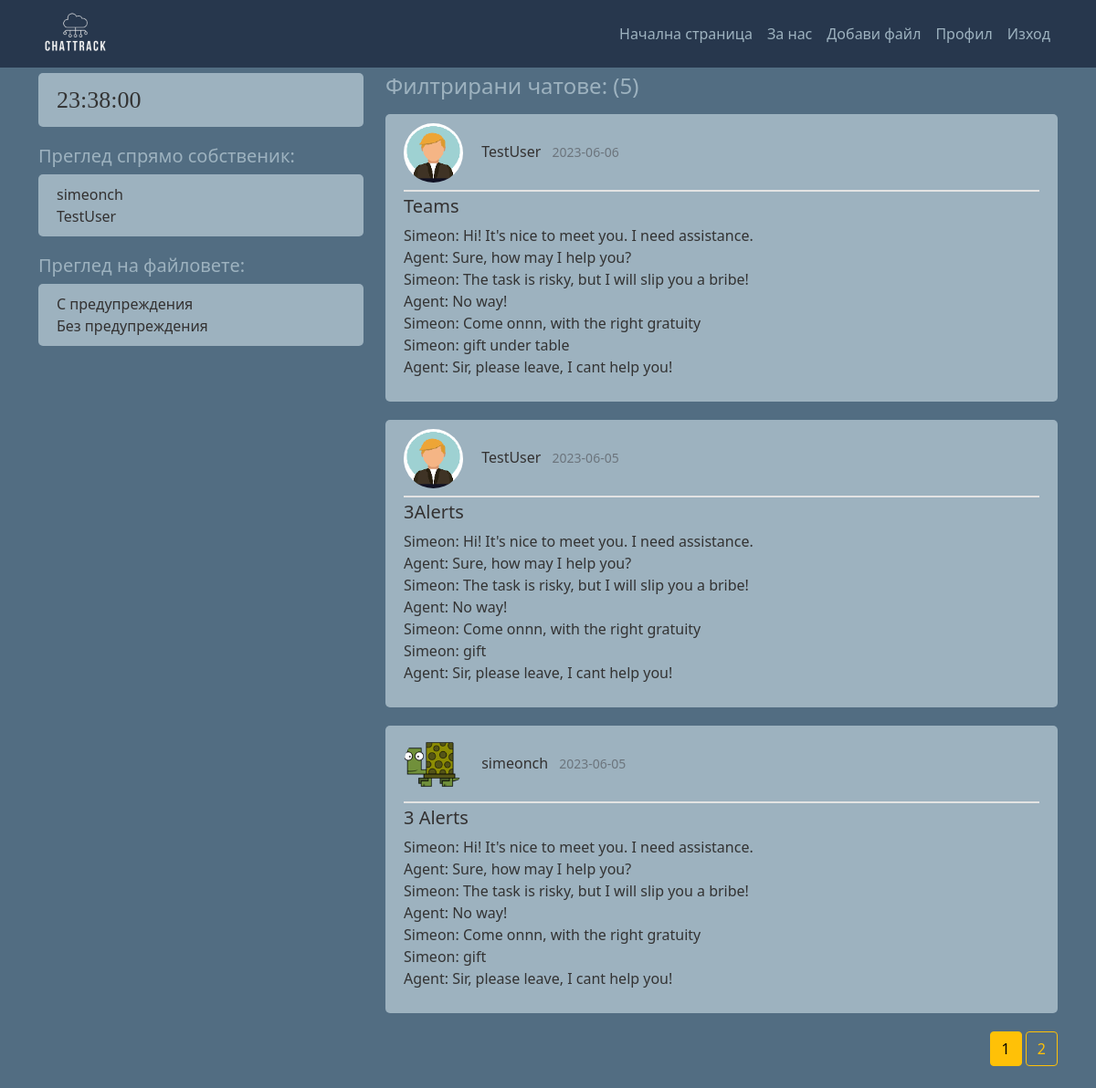
The page /alerted/true (signed in) on the database its author committed.
### chattrack/models.py (models this page shows, shortened)
class User(db.Model, UserMixin):
    id = db.Column(db.Integer, primary_key=True)
    username = db.Column(db.String(20), unique=True, nullable=False)
    email = db.Column(db.String(50), unique=True, nullable=False)
    profile_pic = db.Column(db.String(20), nullable=False, default='default.jpg')
    password = db.Column(db.String(60), nullable=False)
    chats = db.relationship('Chat', backref='owner', lazy=True)

class Chat(db.Model):
    id = db.Column(db.Integer, primary_key=True)
    has_alerts = db.Column(db.Boolean, nullable=False, default=False)
    date_uploaded = db.Column(db.DateTime, nullable=False, default=datetime.utcnow)
    channel = db.Column(db.String(30), nullable=False)
    content = db.Column(db.Text, nullable=False)
    similar_phrases_found = db.Column(db.String, nullable=True)
    user_id = db.Column(db.Integer, db.ForeignKey('user.id'), nullable=False)

### chattrack/routes.py (the view)
@app.route("/alerted/<string:alerted>")
def alerted_chats(alerted):
    if alerted == 'true':
        has_alerts = True
    elif alerted == 'false':
        has_alerts = False
    page = request.args.get('page', 1, type=int)
    all_users = User.query.all()
    queried_chats = Chat.query.filter_by(has_alerts=has_alerts).order_by(Chat.date_uploaded.desc()).paginate(page=page, per_page=3)
    return render_template('alerted_chats.html', title="Home", chats=queried_chats, users=all_users, alerted=alerted)

### chattrack/models.py (called while the page is built)
@login_manager.user_loader # get an id to keep session of the user
def load_user(user_id):
    return User.query.get(int(user_id))

### chattrack/templates/alerted_chats.html
{% extends "init_template.html" %}
{% block content %}
<h4 class="mb-3"> Филтрирани чатове: ({{ chats.total }})</h4>
  {% if current_user.is_authenticated %}
      {% for chat in chats.items %}
        <article class="media content-section">
          <div class="media-body">
            <div class="article-metadata pb-2">
                <img class="rounded-circle article-img" src="{{ url_for('static', filename='profile_pictures/' + chat.owner.profile_pic) }}">
                <a class="username me-2" href="{{ url_for('user_chats', username=chat.owner.username) }}">{{ chat.owner.username }}</a>
                <small class="text-muted">{{ chat.date_uploaded.strftime('%Y-%m-%d') }}</small>
              </div>
              <h5><a class="article-title" href="{{ url_for('chat', chat_id=chat.id)}}">{{ chat.channel }}</a></h5>
              <p class="article-content">{{ chat.content }}</p>
            </div>
          </article>
      {% endfor %}
      <div class="float-end">
        {% for page_num in chats.iter_pages(left_edge=1, right_edge=1, left_current=1, right_current=2) %}
          {% if page_num %}
            {% if chats.page == page_num %}
              <a class="btn btn-warning mb-4" href="{{ url_for('alerted_chats', page=page_num, alerted=alerted) }}">{{ page_num }}</a>
            {% else %}
              <a class="btn btn-outline-warning mb-4" href="{{ url_for('alerted_chats', page=page_num, alerted=alerted) }}">{{ page_num }}</a>
            {% endif %}
          {% else %}
            ...
          {% endif %}
        {% endfor %}
        </div>
  {% else %}
    <div class="alert alert-primary" role="alert">
      <div class="panel-heading">Моля влезте в акаунта си преди да продължите.</div>
    </div>
  {% endif %}
{% endblock content %}

### chattrack/templates/init_template.html (shortened to what this page needs)
<!DOCTYPE html>
<html>
    <head>
        <link href="https://cdn.jsdelivr.net/npm/bootstrap@5.0.2/dist/css/bootstrap.min.css" rel="stylesheet">
        <link rel="stylesheet" type="text/css" href="{{ url_for('static', filename='main.css') }}">
    </head>
    <body>
        <header class="site-header">
            <nav class="navbar navbar-expand-lg navbar-dark fixed-top">
              <div class="container">
                <a class="navbar-brand mr-4" href="/"><img style="max-width: 80px;max-height: 180px;"src="{{ url_for('static', filename='logos/logo.png') }}"></a>
                <div class="collapse navbar-collapse" id="navbarToggle">
                  <div class="navbar-nav ms-auto">
                    <a class="nav-item nav-link" href="{{ url_for('home') }}">Начална страница</a>
                    <a class="nav-item nav-link" href="{{ url_for('about') }}">За нас</a>
                    {% if current_user.is_authenticated %}
                    <a class="nav-item nav-link" href="{{ url_for('upload_chat') }}">Добави файл</a>
                    <a class="nav-item nav-link" href="{{ url_for('account') }}">Профил</a>
                    <a class="nav-item nav-link" href="{{ url_for('logout') }}">Изход</a>
                    {% else %}
                      <a class="nav-item nav-link" href="{{ url_for('login') }}">Вход</a>
                      <a class="nav-item nav-link" href="{{ url_for('register') }}">Регистрирай се</a>
                    {% endif %}
                  </div>
                </div>
              </div>
            </nav>
          </header>
          <main role="main" class="container">
            <div class="row">
              <div class="col-md-4">
                <div class="content-section">
                  <div id="clock">
                  </div>
              </div>
                {% if users and current_user.is_authenticated%}
                <h5>Преглед спрямо собственик:</h5>
                <div class="content-section">
                  {% for user in users %}
                    <a class="username me-2" href="{{ url_for('user_chats', username=user.username) }}">{{ user.username }}</a><br>
                  {% endfor %}
                </div>
              <h5>Преглед на файловете:</h5>
              <div class="content-section">
                  <a class="username me-2" href="{{ url_for('alerted_chats', alerted='true') }}">С предупреждения</a><br>
                  <a class="username me-2" href="{{ url_for('alerted_chats', alerted='false') }}">Без предупреждения</a><br>
              </div>
              {% endif %}
            </div>
                <div class="col-md-8">
                  {% block content %}{% endblock %}
                </div>
          </main>
    </body>
</html>

### chattrack/static/main.css (style rules this page uses)
body { background: #526D82; color: #333333; margin-top: 5rem; }
h4, h5 { color: #9DB2BF; }
#clock { font-family: "Times New Roman", Times, serif; font-size: 26px; text-align: left; }
.site-header .navbar-nav .nav-link { color: #9DB2BF; }
.navbar { background: #27374D; }
.content-section { background: #9DB2BF; padding: 10px 20px; border-radius: 5px; margin-bottom: 20px; }
.article-title { color: #333131; text-decoration: none }
.username { color: #333131; text-decoration: none }
.article-content { white-space: pre-line; }
.article-img { height: 65px; width: 65px; margin-right: 16px; }
.article-metadata { margin-bottom: 4px; border-bottom: 2px solid #e3e3e3 }

### rows shown on the page
User: username "simeonch"
User: username "TestUser"
Chat: profile_pic (picture), owner.username "TestUser", date_uploaded "2023-06-06", channel "Teams", content "Simeon: Hi! It's nice to meet you. I need assistance. Agent: Sure, how may I help you? Simeon: The task is risky, but I will slip you a bribe! Agent: No way! Simeon: Come onnn, with the right gratuity Simeon: gift under table Agent: Sir, please leave, I cant help you!"
Chat: profile_pic (picture), owner.username "TestUser", date_uploaded "2023-06-05", channel "3Alerts", content "Simeon: Hi! It's nice to meet you. I need assistance. Agent: Sure, how may I help you? Simeon: The task is risky, but I will slip you a bribe! Agent: No way! Simeon: Come onnn, with the right gratuity Simeon: gift Agent: Sir, please leave, I cant help you!"
Chat: profile_pic (picture), owner.username "simeonch", date_uploaded "2023-06-05", channel "3 Alerts", content "Simeon: Hi! It's nice to meet you. I need assistance. Agent: Sure, how may I help you? Simeon: The task is risky, but I will slip you a bribe! Agent: No way! Simeon: Come onnn, with the right gratuity Simeon: gift Agent: Sir, please leave, I cant help you!"

### other values the page prints
{{ chats.total }} "5"
{{ page_num }} "1"
{{ page_num }} "2"
